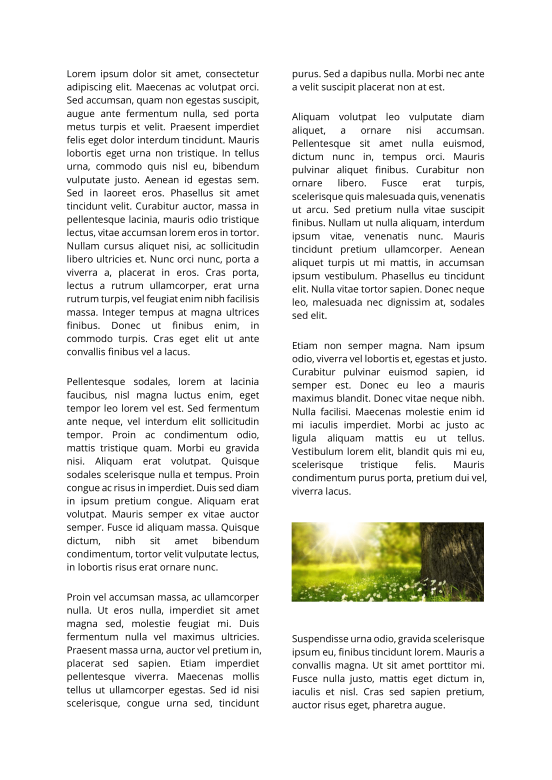
#> input picture paragraph_extraction/007.png, 1654 x 2339 px (shown at 1/3 size)
$ python test2.py
#> lines starting #> are read from the running program, lines starting #| are printed output that depends on the picture; after the words box and inside, x2 and y2 are one past the last pixel; in counts of white or black regions, pixels touching at a corner belong together

# -*- coding: utf-8 -*-
"""
Created on Sun Oct 22 14:20:02 2023

@author: mazym
"""

import cv2
from matplotlib import pyplot as pt
import numpy as np

#Removing table spanning all columns
def remove_table_1col(ncol):
    table_row = []
    horizontal_projection1 = np.sum(
        binarizedImage, axis=1)
    for row in range (horizontal_projection1.shape[0]):
        if horizontal_projection1[row] > 0.8 * ncol:
            table_row.append(row)
    if len(table_row) > 0:
        binarizedImage[table_row[0] : table_row[-1] + 1] = 0


def vertical_projection():
    vertical_projection = np.sum(binarizedImage, axis=0)
    state = False
    count = 0
    first_pixel = []
    for column in range (vertical_projection.shape[0]):
        if state == False:
            if vertical_projection[column] >= 1:
                state = True
                count = count + 1
                first_pixel.append(column)

        if state == True:
            if vertical_projection[column] == 0:
                state = False
                first_pixel.append(column)
    return first_pixel


def horizontal_projection_1col(interchange_pixel):
    horizontal_projection = np.sum(
        binarizedImage[ : ,interchange_pixel[0] : interchange_pixel[1]], axis=1);
    state = False
    count = 0
    first_pixel = []
    row_pixel = []
    row_pixel_index = []

    for column in range (horizontal_projection.shape[0]):
        if state == False:
            if horizontal_projection[column] >= 1:
                state = True
                count = count + 1
                first_pixel.append(column)

        if state == True:
            if horizontal_projection[column] == 0:
                state = False
                first_pixel.append(column)

    #append the starting point into the row pixel
    row_pixel.append(first_pixel[0])
    difference = []
    for x in range(len(first_pixel) - 1):
        difference.append(first_pixel[x + 1] - first_pixel[x] )
    for y in range(len(difference)):
        if difference[y] > 30 * 1.5:
            row_pixel_index.append(y)
            row_pixel_index.append(y + 1)
    for z in range(len(row_pixel_index)):
        row_pixel.append(first_pixel[row_pixel_index[z]])
    #append the ending point into the row pixel
    row_pixel.append(first_pixel[-1] + 1)
    return row_pixel

def horizontal_projection_2col(interchange_pixel, col):
    state = False
    count = 0
    first_pixel = []
    row_pixel = []
    row_pixel_index = []

    if col == 1:
        horizontal_projection_col1 = np.sum(
            binarizedImage[ : ,interchange_pixel[0] : interchange_pixel[1]], axis=1);
        for column in range (horizontal_projection_col1.shape[0]):
            if state == False:
                if horizontal_projection_col1[column] >= 1:
                    state = True
                    count = count + 1
                    first_pixel.append(column)

            if state == True:
                if horizontal_projection_col1[column] == 0:
                    state = False
                    first_pixel.append(column)

        #append the starting point into the row pixel
        row_pixel.append(first_pixel[0])
        difference = []
        for x in range(len(first_pixel) - 1):
            difference.append(first_pixel[x + 1] - first_pixel[x] )
        for y in range(len(difference)):
            if difference[y] > 30 * 1.5:
                row_pixel_index.append(y)
                row_pixel_index.append(y + 1)
        for z in range(len(row_pixel_index)):
            row_pixel.append(first_pixel[row_pixel_index[z]])
        #append the ending point into the row pixel
        row_pixel.append(first_pixel[-1] + 1)

    if col == 2:
        horizontal_projection_col2 = np.sum(
            binarizedImage[ : ,interchange_pixel[2] : interchange_pixel[3]], axis=1)
        for column in range (horizontal_projection_col2.shape[0]):
            if state == False:
                if horizontal_projection_col2[column] >= 1:
                    state = True
                    count = count + 1
                    first_pixel.append(column)

            if state == True:
                if horizontal_projection_col2[column] == 0:
                    state = False
                    first_pixel.append(column)

        #append the starting point into the row pixel
        row_pixel.append(first_pixel[0])
        difference = []
        for x in range(len(first_pixel) - 1):
            difference.append(first_pixel[x + 1] - first_pixel[x] )
        print(first_pixel)
        print(difference)
        for y in range(len(difference)):
            if difference[y] > 30 * 1.5 and difference[y] < 100:
                print(y, difference[y])
                row_pixel_index.append(y)
                row_pixel_index.append(y + 1)
        for z in range(len(row_pixel_index)):
            row_pixel.append(first_pixel[row_pixel_index[z]])
        #append the ending point into the row pixel
        row_pixel.append(first_pixel[-1] + 1)
    return row_pixel


def paragraph_1(row_pixel,n):
        return first_img[row_pixel[n * 2 - 2] : row_pixel[n * 2 - 1]]

def paragraph(row_pixel, col_pixel, col, n):
    col = col
    if col == 1:
        return first_img[row_pixel[n * 2 - 2] : row_pixel[n * 2 - 1],
                         col_pixel[0] : col_pixel[1] ]
    if col == 2:
        return first_img[row_pixel[n * 2 - 2]-10 : row_pixel[n * 2 - 1]+10,
                         col_pixel[2] : col_pixel[3] ]


## Main Code ##

# Read the first image
first_img = cv2.imread('007.png', 1)
#> first_img is the input picture: shape (2339, 1654, 3); mean B, G, R 233.4, 236.3, 236.2
first_img = cv2.cvtColor(first_img, cv2.COLOR_BGR2GRAY)
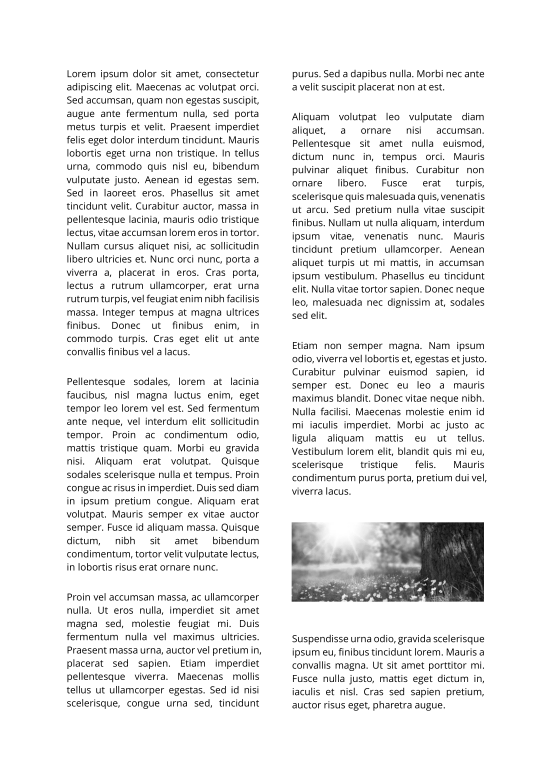
#> first_img: shape (2339, 1654) (shown at 1/3 size); min 0, max 255, mean 236
[nrow, ncol] = first_img.shape
#> nrow = 2339; ncol = 1654


GaussianFilter= cv2.GaussianBlur(first_img, (7,7), 0, cv2.BORDER_DEFAULT)

hist = cv2.calcHist([GaussianFilter], [0], None, [256], [0,256])
#> hist = 256 values, max 2828478 at index 255, min 0 at index 0, mean 15112.1

_, binarizedImage = cv2.threshold(GaussianFilter, 200, 255, cv2.THRESH_BINARY)
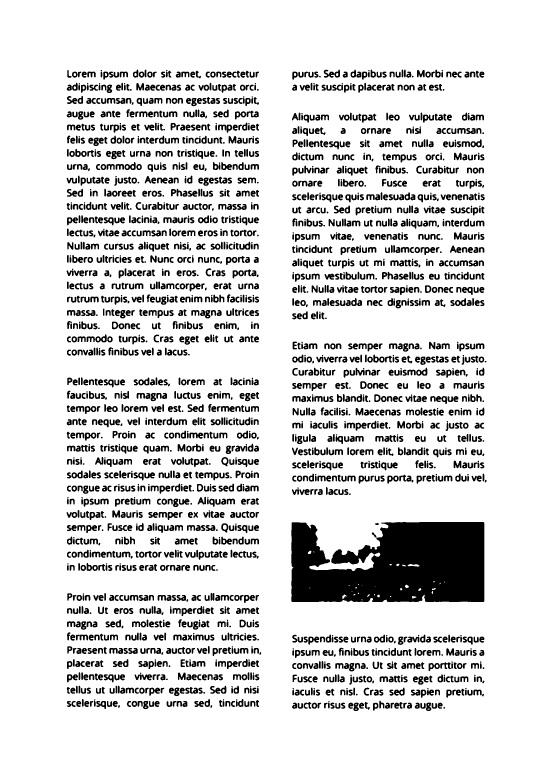
#> binarizedImage: shape (2339, 1654) (shown at 1/3 size); 85.8% white; 2630 black regions (185 under 20 px), largest, box (x1, y1, x2, y2) and area: (874, 1566, 1453, 1806) 115704, (971, 209, 1020, 233) 631, (630, 2057, 679, 2081) 627

#white is 0, black is 1
binarizedImage[binarizedImage == 0] = 1
binarizedImage[binarizedImage == 255] = 0
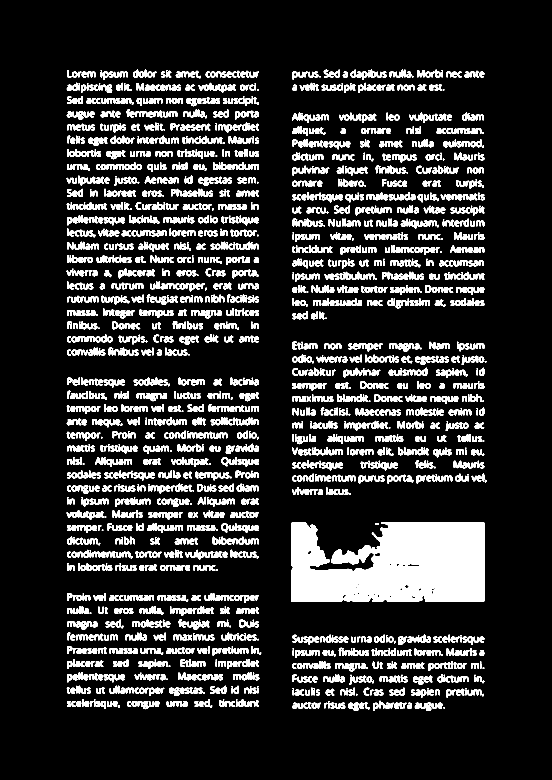
#> binarizedImage: shape (2339, 1654) (shown at 1/3 size); values 0 (black) and 1 (white), 14.2% white; 2630 white regions (185 under 20 px), largest, box (x1, y1, x2, y2) and area: (874, 1566, 1453, 1806) 115704, (971, 209, 1020, 233) 631, (630, 2057, 679, 2081) 627

remove_table_1col(ncol)
#> in remove_table_1col, `horizontal_projection1 = np.sum( binarizedImage, axis=1)`: horizontal_projection1 = 2339 values, max 940 at index 1788, min 0 at index 0, mean 234.2
#> after the loop in remove_table_1col, `for row in range (horizontal_projection1.shape[0]):`: table_row = []
col_pixel = vertical_projection()
#> in vertical_projection, `vertical_projection = np.sum(binarizedImage, axis=0)`: vertical_projection = 1654 values, max 883 at index 880, min 0 at index 0, mean 331.3
#> after the loop in vertical_projection, `for column in range (vertical_projection.shape[0]):`: count = 2; first_pixel = [200, 784, 874, 1460]; state = False
#> col_pixel = [200, 784, 874, 1460]

#Change the paragraph wanted here
chosen_paragraph = 4
#Change the column wanted here
chosen_col = 2

if len(col_pixel) == 2:
    row_pixel = horizontal_projection_1col(col_pixel)

    paragraph_snap = paragraph_1(row_pixel, chosen_paragraph)
elif len(col_pixel) == 4:

    row_pixel = horizontal_projection_2col(col_pixel, chosen_col)
#> in horizontal_projection_2col, `horizontal_projection_col2 = np.sum( binarizedImage[ : ,interchange_pi..`: horizontal_projection_col2 = 2339 values, max 578 at index 1713, min 0 at index 0, mean 128.1
#> after the loop in horizontal_projection_2col, `for column in range (horizontal_projection_col2.shape[0]):`: count = 37; first_pixel = 74 values from 209 to 2133; state = False
#> the loop in horizontal_projection_2col, `for x in range(len(first_pixel) - 1):` made 73 passes
#> after the loop in horizontal_projection_2col, `for x in range(len(first_pixel) - 1):`: difference = 73 values, max 240 at index 60, min 8 at index 39, mean 26.36
#> (printed output is left out)
#> (printed output is left out)
#> the loop in horizontal_projection_2col, `for y in range(len(difference)):` made 73 passes
#| 3 60
#| 35 67
#| 59 81
#| 61 98
#> after the loop in horizontal_projection_2col, `for y in range(len(difference)):`: row_pixel_index = [3, 4, 35, 36, 59, 60, 61, 62]
#> the loop in horizontal_projection_2col, `for z in range(len(row_pixel_index)):` made 8 passes
#> after the loop in horizontal_projection_2col, `for z in range(len(row_pixel_index)):`: row_pixel = [209, 278, 338, 958, 1025, 1485, 1566, 1806, 1904]
#> row_pixel = [209, 278, 338, 958, 1025, 1485, 1566, 1806, 1904, 2134]
    paragraph_snap = paragraph(row_pixel, col_pixel, chosen_col, chosen_paragraph)
#> in paragraph, `return first_img[row_pixel[n * 2 - 2]-10 : row_pixel[n * 2 - 1]+10, co..`:
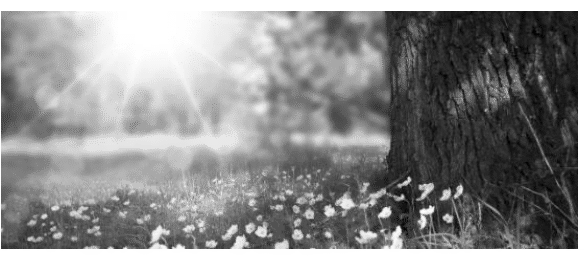
#> returned value: shape (260, 586); min 0, max 255, mean 138.9


cv2.imshow('test', paragraph_snap)
cv2.waitKey()
cv2.destroyAllWindows()

$ run again, with paragraph_extraction/001.png copied over paragraph_extraction/007.png
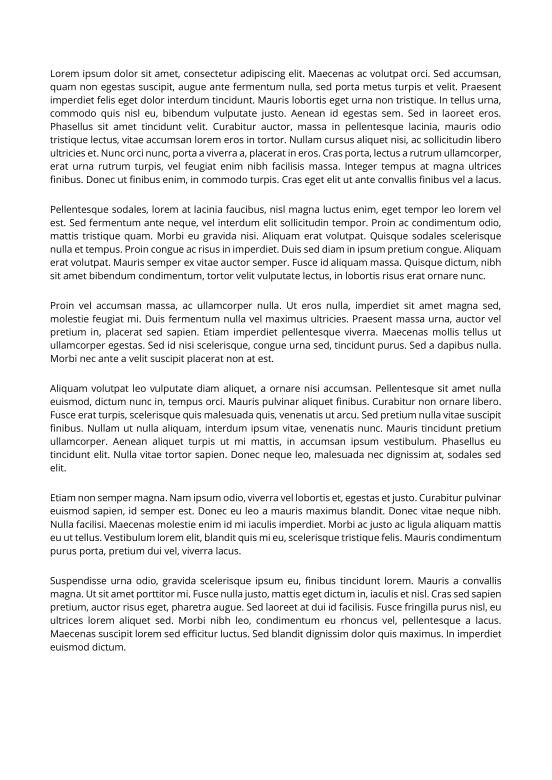
#> input picture paragraph_extraction/001.png, 1654 x 2339 px (shown at 1/3 size)
#> first_img is the input picture: shape (2339, 1654, 3); min 0, max 255, mean 239.1
#> first_img: shape (2339, 1654)
#> hist = 256 values, max 2847831 at index 255, min 0 at index 0, mean 15112.1
#> `binarizedImage[binarizedImage == 255] = 0`:
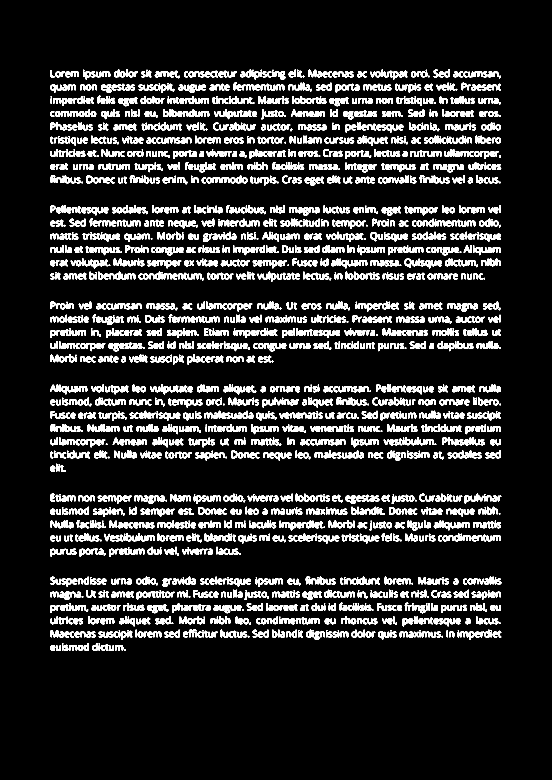
#> binarizedImage: shape (2339, 1654) (shown at 1/3 size); values 0 (black) and 1 (white), 12.2% white; 2906 white regions (330 under 20 px), largest, box (x1, y1, x2, y2) and area: (1007, 251, 1078, 278) 851, (239, 1644, 310, 1671) 844, (740, 1809, 789, 1833) 638
#> horizontal_projection1 = 2339 values, max 956 at index 1898, min 0 at index 0, mean 202.2
#> after the loop in remove_table_1col, `for row in range (horizontal_projection1.shape[0]):`: table_row = []
#> vertical_projection = 1654 values, max 707 at index 154, min 0 at index 0, mean 286
#> after the loop in vertical_projection, `for column in range (vertical_projection.shape[0]):`: count = 1; first_pixel = [150, 1504]; state = False
#> col_pixel = [150, 1504]
#> horizontal_projection has the same summary as horizontal_projection1 in remove_table_1col
#> after the loop in horizontal_projection_1col, `for column in range (horizontal_projection.shape[0]):`: count = 38; first_pixel = 76 values from 208 to 1953; state = False
#> the loop in horizontal_projection_1col, `for x in range(len(first_pixel) - 1):` made 75 passes
#> after the loop in horizontal_projection_1col, `for x in range(len(first_pixel) - 1):`: difference = 75 values, max 66 at index 53, min 8 at index 1, mean 23.27
#> the loop in horizontal_projection_1col, `for y in range(len(difference)):` made 75 passes
#> after the loop in horizontal_projection_1col, `for y in range(len(difference)):`: row_pixel_index = [17, 18, 29, 30, 39, 40, 53, 54, 63, 64]
#> the loop in horizontal_projection_1col, `for z in range(len(row_pixel_index)):` made 10 passes
#> after the loop in horizontal_projection_1col, `for z in range(len(row_pixel_index)):`: row_pixel = [208, 557, 615, 845, 904, 1094, 1153, 1415, 1481, 1671, 1729]
#> `row_pixel = horizontal_projection_1col(col_pixel)`: row_pixel = [208, 557, 615, 845, 904, 1094, 1153, 1415, 1481, 1671, 1729, 1954]
#> in paragraph_1, `return first_img[row_pixel[n * 2 - 2] : row_pixel[n * 2 - 1]]`:
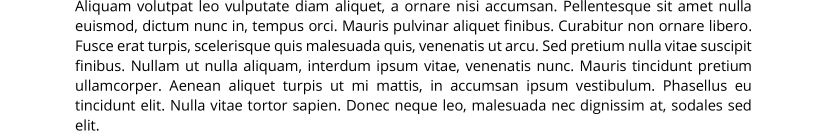
#> returned value: shape (262, 1654) (shown at 1/2 size); min 0, max 255, mean 230.8

$ run again, with paragraph_extraction/003.png copied over paragraph_extraction/007.png
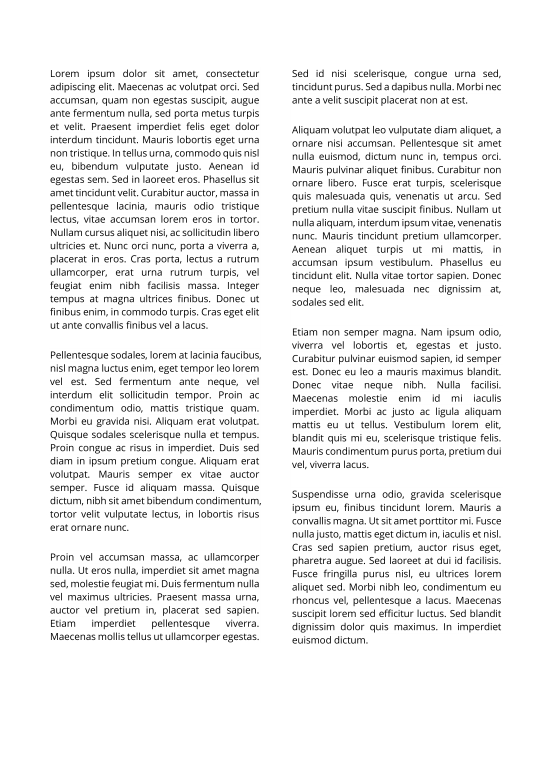
#> input picture paragraph_extraction/003.png, 1654 x 2339 px (shown at 1/3 size)
#> first_img is the input picture: shape (2339, 1654, 3); min 0, max 255, mean 239.1
#> first_img: shape (2339, 1654)
#> hist = 256 values, max 2842572 at index 255, min 0 at index 0, mean 15112.1
#> `binarizedImage[binarizedImage == 255] = 0`:
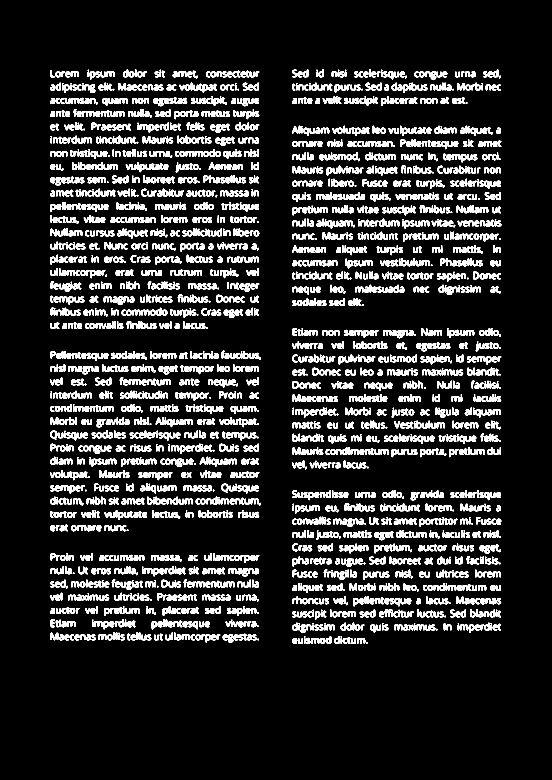
#> binarizedImage: shape (2339, 1654) (shown at 1/3 size); values 0 (black) and 1 (white), 12.2% white; 2934 white regions (341 under 20 px), largest, box (x1, y1, x2, y2) and area: (523, 331, 579, 358) 647, (728, 248, 777, 272) 638, (336, 526, 385, 550) 638
#> horizontal_projection1 = 2339 values, max 853 at index 1072, min 0 at index 0, mean 202.2
#> after the loop in remove_table_1col, `for row in range (horizontal_projection1.shape[0]):`: table_row = []
#> vertical_projection = 1654 values, max 743 at index 154, min 0 at index 0, mean 286
#> after the loop in vertical_projection, `for column in range (vertical_projection.shape[0]):`: count = 2; first_pixel = [150, 783, 876, 1504]; state = False
#> col_pixel = [150, 783, 876, 1504]
#> horizontal_projection_col2 = 2339 values, max 445 at index 1350, min 0 at index 0, mean 98.1
#> after the loop in horizontal_projection_2col, `for column in range (horizontal_projection_col2.shape[0]):`: count = 40; first_pixel = 80 values from 208 to 1932; state = False
#> the loop in horizontal_projection_2col, `for x in range(len(first_pixel) - 1):` made 79 passes
#> after the loop in horizontal_projection_2col, `for x in range(len(first_pixel) - 1):`: difference = 79 values, max 66 at index 33, min 8 at index 35, mean 21.82
#> (printed output is left out)
#> (printed output is left out)
#> the loop in horizontal_projection_2col, `for y in range(len(difference)):` made 79 passes
#| 5 59
#| 33 66
#| 55 62
#> after the loop in horizontal_projection_2col, `for y in range(len(difference)):`: row_pixel_index = [5, 6, 33, 34, 55, 56]
#> the loop in horizontal_projection_2col, `for z in range(len(row_pixel_index)):` made 6 passes
#> after the loop in horizontal_projection_2col, `for z in range(len(row_pixel_index)):`: row_pixel = [208, 318, 377, 918, 984, 1408, 1470]
#> `row_pixel = horizontal_projection_2col(col_pixel, chosen_col)`: row_pixel = [208, 318, 377, 918, 984, 1408, 1470, 1933]
#> in paragraph, `return first_img[row_pixel[n * 2 - 2]-10 : row_pixel[n * 2 - 1]+10, co..`:
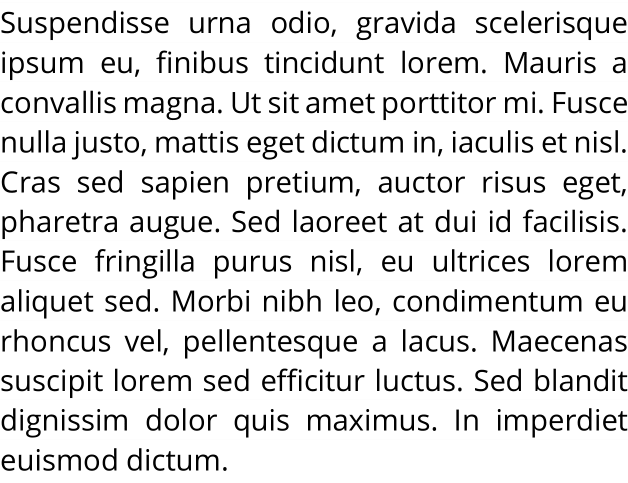
#> returned value: shape (483, 628); min 0, max 255, mean 224.9
